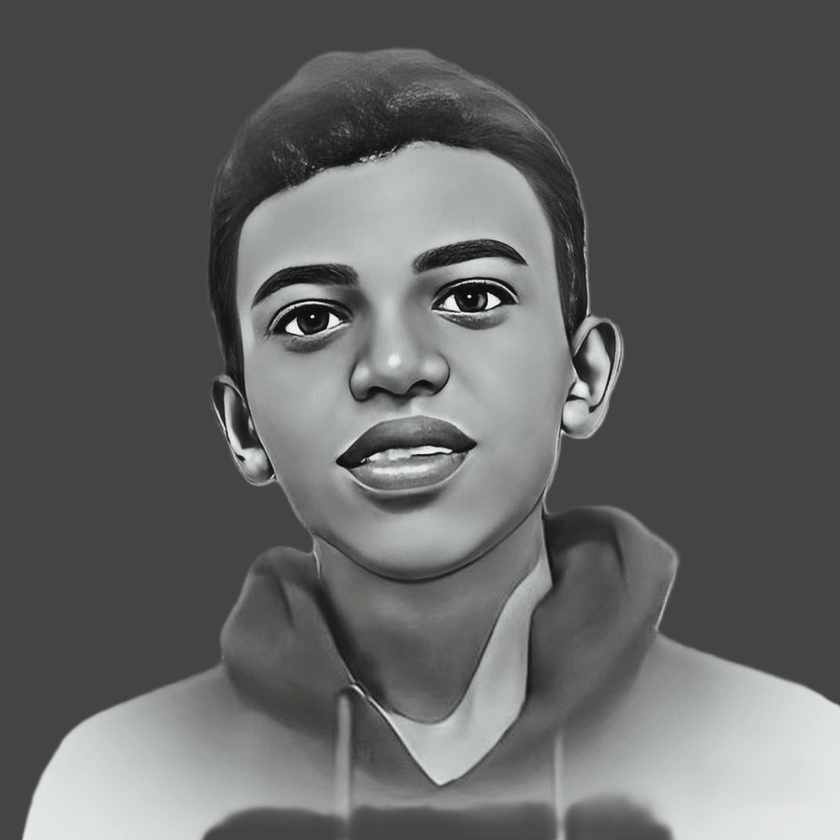
%> input picture image-processing-labs/images/hhhh.jpeg, 840 x 840 px, shrunk from 1073 x 1073 before the run
$ octave --eval "Q14_enhancement_methods('images/hhhh.jpeg');"   (GNU Octave 9; MATLAB toolbox functions it lacks are replaced by stand-ins)
%> lines starting %> are read from the running program, lines starting %| are printed output that depends on the picture
function Q14_enhancement_methods(infile)
%> called with infile = 'images/hhhh.jpeg'
  pkg load image
  I = im2double(imread(infile));
  if size(I,3)==3, G = rgb2gray(I); else, G = I; end

  heq = histeq(G);                    % histogram equalization
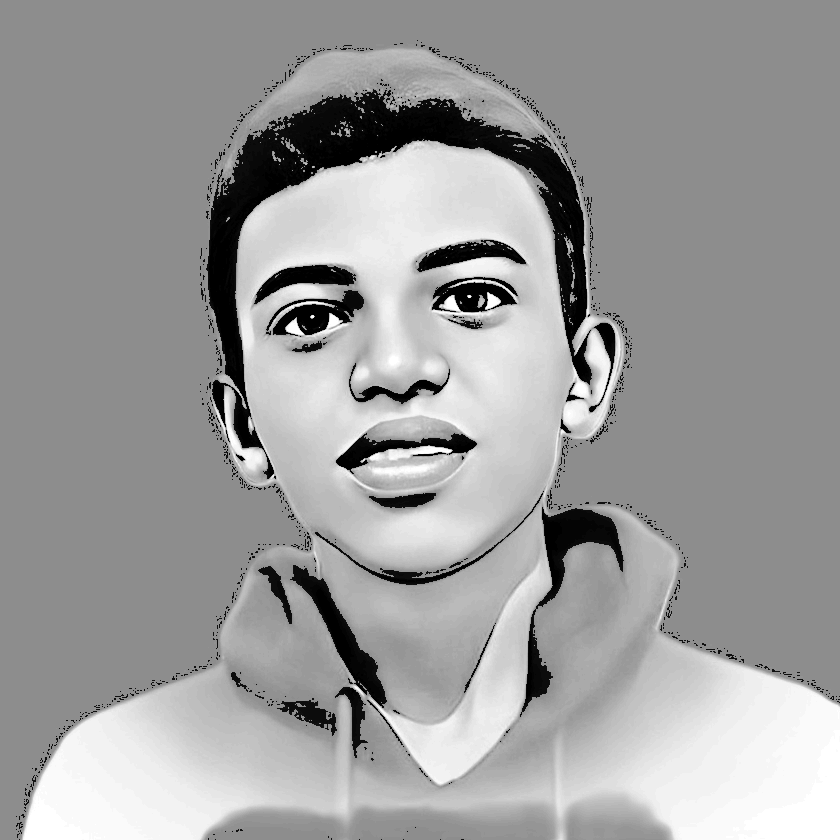
%> heq: size 840x840 double; min 0, max 1, mean 0.615
  % contrast stretching using percentiles
  p = stretchlim(G, [0.01 0.99]);     % ignore extreme 1% tails
%> p = [0.118; 0.883]
  cst = imadjust(G, p, [0 1]);
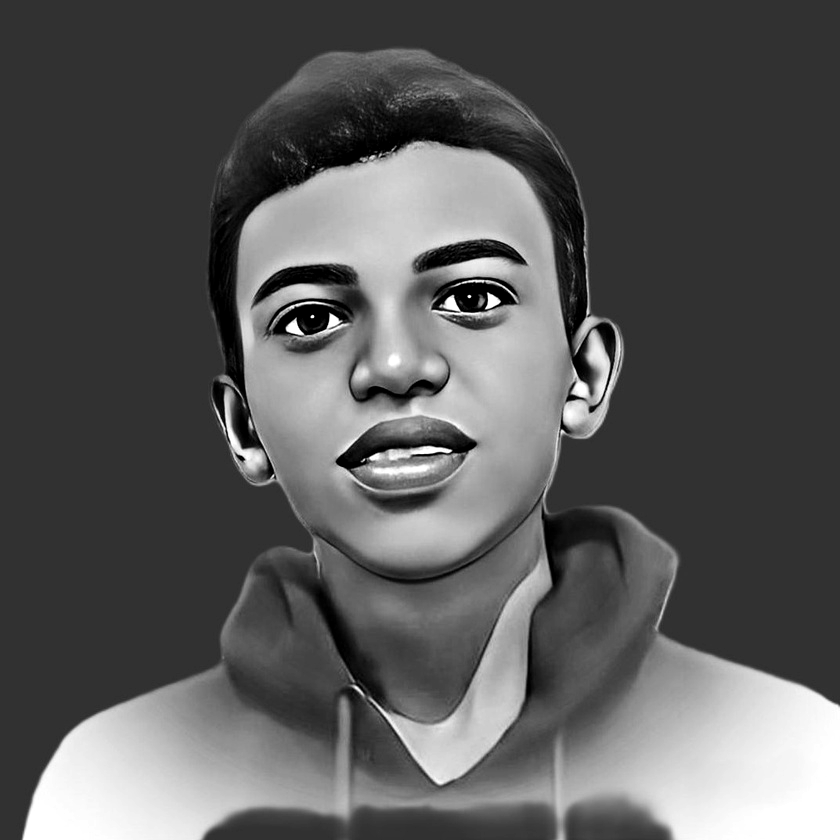
%> cst: size 840x840 double; min 0, max 1, mean 0.351
%> `Q14_enhancement_methods('images/hhhh.jpeg');`:
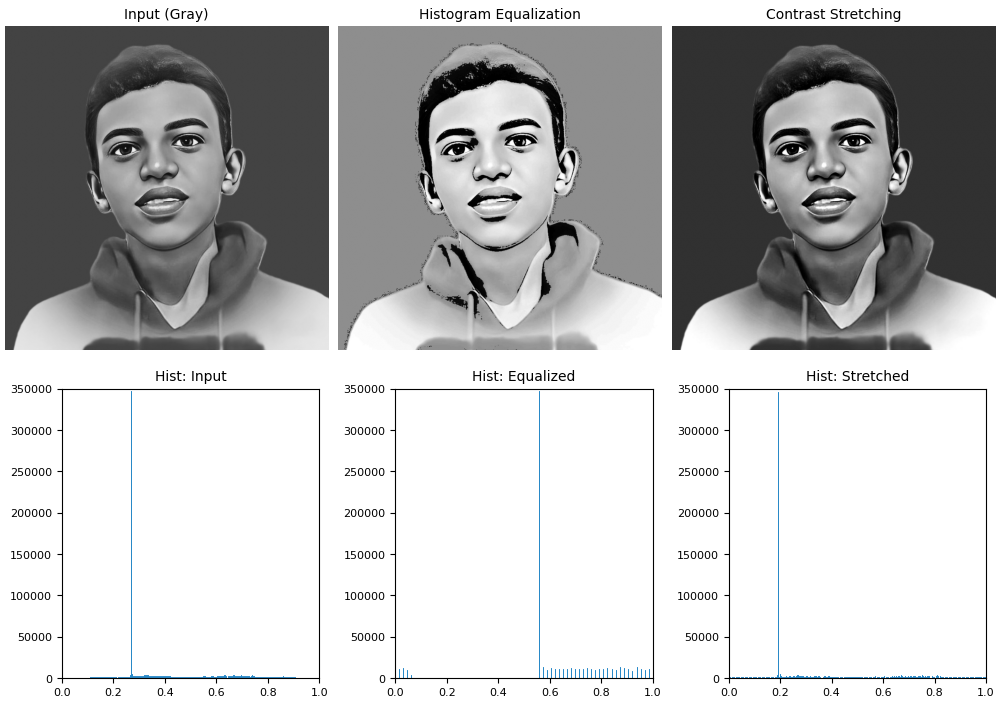
%> figure redrawn from the program's plot data, 6 panels

  figure;
  subplot(2,3,1); imshow(G);   title('Input (Gray)');
  subplot(2,3,2); imshow(heq); title('Histogram Equalization');
  subplot(2,3,3); imshow(cst); title('Contrast Stretching');

  subplot(2,3,4); imhist(G);   title('Hist: Input');
  subplot(2,3,5); imhist(heq); title('Hist: Equalized');
  subplot(2,3,6); imhist(cst); title('Hist: Stretched');
end
